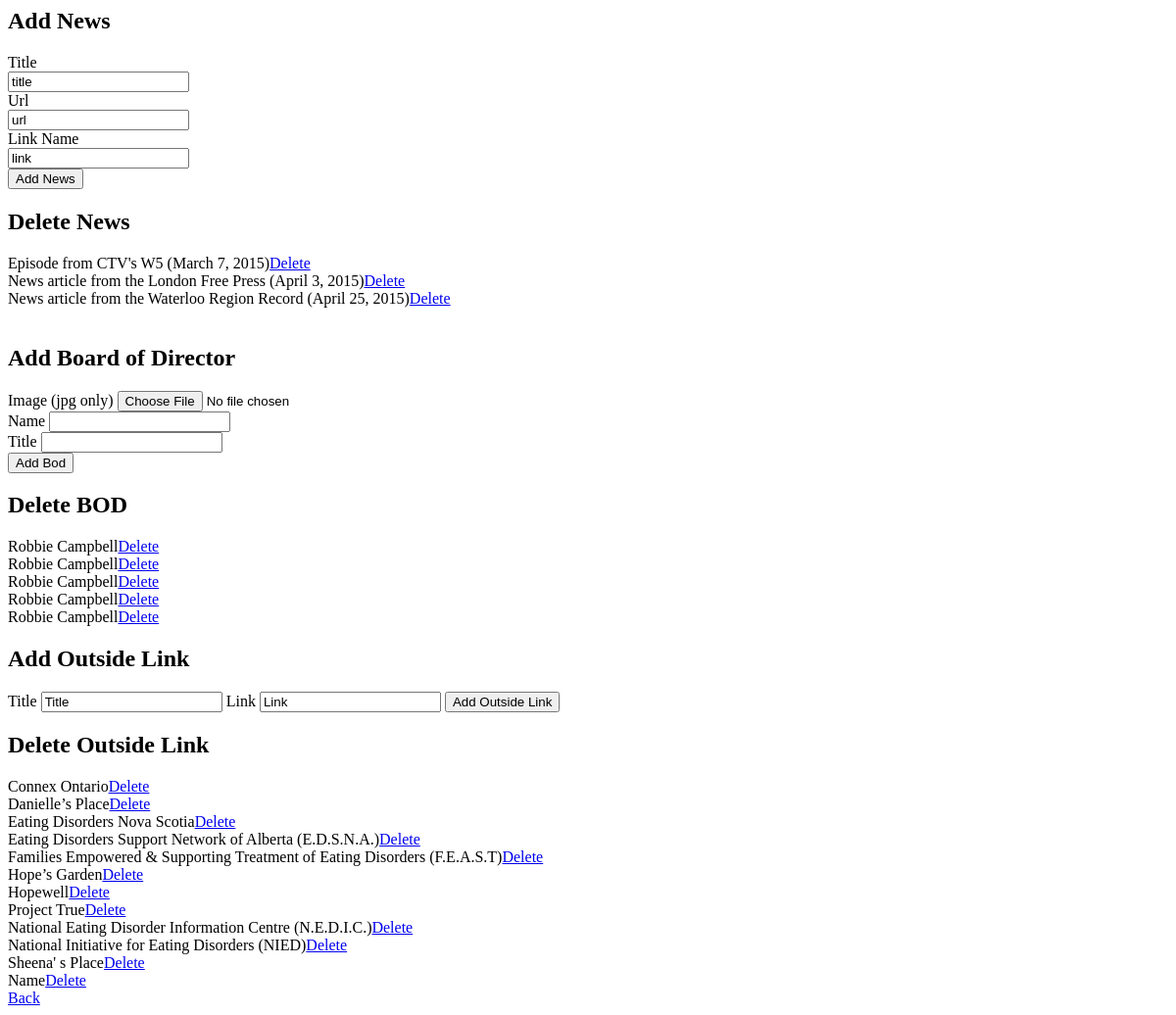
Before: /admin/admin_editfoundation.php with the older database file.
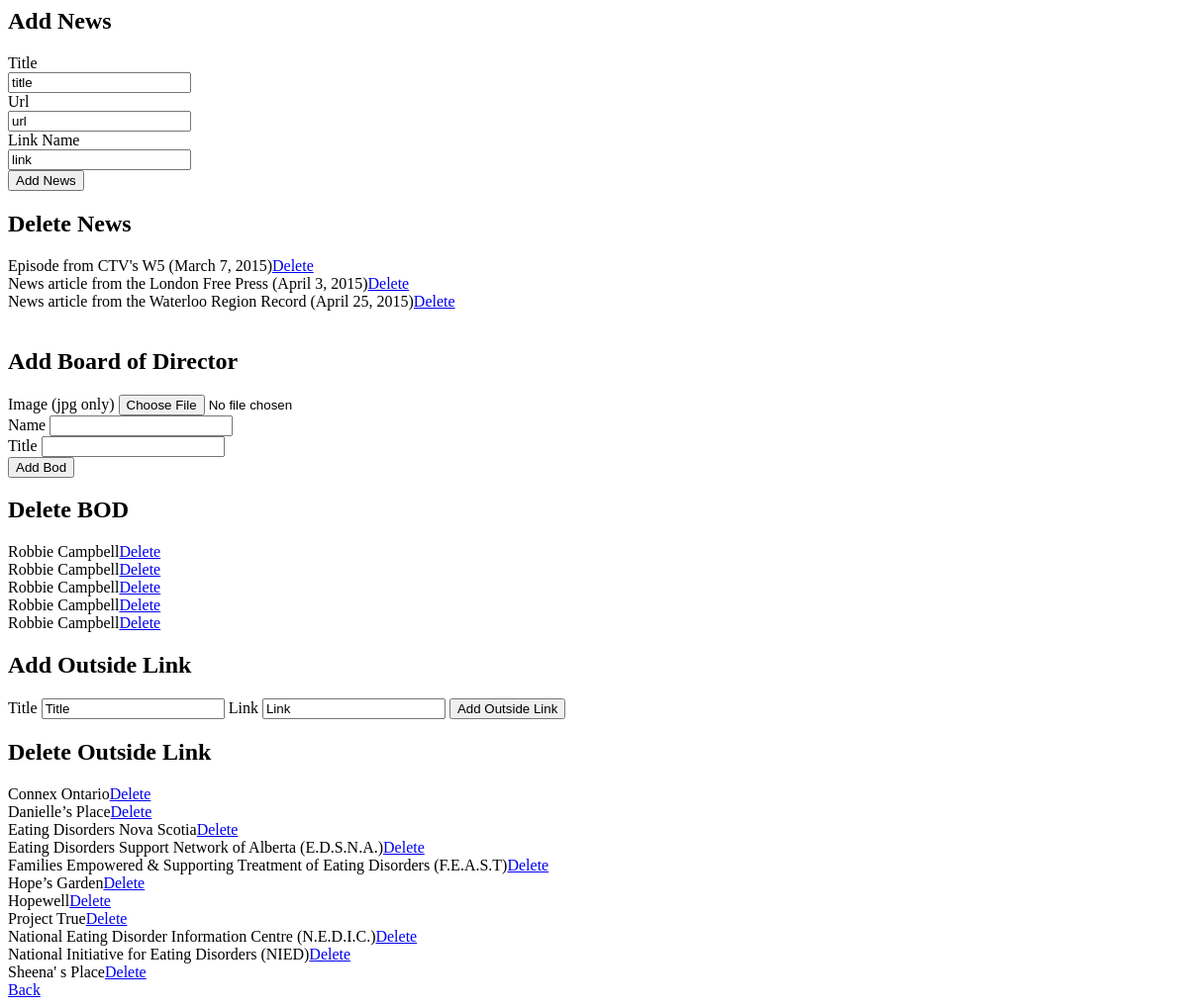
After: the same page with the newer database file.
### tables this page shows
CREATE TABLE IF NOT EXISTS tbl_news_updates (
  news_updates_id smallint(5) unsigned NOT NULL AUTO_INCREMENT,
  news_updates_title varchar(300) NOT NULL,
  news_updates_url varchar(300) NOT NULL,
  news_updates_link varchar(300) NOT NULL,
  PRIMARY KEY (news_updates_id)
);

CREATE TABLE IF NOT EXISTS tbl_bod (
  bod_id smallint(4) unsigned NOT NULL AUTO_INCREMENT,
  bod_img varchar(50) NOT NULL,
  bod_name varchar(100) NOT NULL,
  bod_title varchar(100) NOT NULL,
  PRIMARY KEY (bod_id)
);

CREATE TABLE IF NOT EXISTS tbl_oslink (
  oslink_id smallint(4) unsigned NOT NULL AUTO_INCREMENT,
  oslink_title varchar(200) NOT NULL,
  oslink_url varchar(100) NOT NULL,
  PRIMARY KEY (oslink_id)
);

### admin/includes/read.php (called while the page is built, shortened)
<?php
	function getAllNews($tblN, $idN) {
		include('connect.php');
		$newsquery = "SELECT * FROM {$tblN} ORDER BY {$idN} DESC";
		$newsRun = mysqli_query($link, $newsquery);
		if($newsRun){
			return $newsRun;
		}else{
			$error = "there was an error gathering data";
			return $error;
		}
	}
	function getAllbod($tblbod) {
		include('connect.php');
		$bodquery = "SELECT * FROM {$tblbod}";
		$runBod = mysqli_query($link, $bodquery);
		if($runBod){
			return $runBod;
		}else{
			$error = "there was an error gathering data";
			return $error;
		}
	}
	function getAllOS($tblO) {
		include ('connect.php');
		$osquery = "SELECT * FROM {$tblO}";
		$osRun = mysqli_query($link, $osquery);
		if($osRun) {
			return $osRun;
		}else{
			$error = "there was an error gathering data";
			return $error;
		}
	}
?>

### admin/admin_editfoundation.php (the view, shortened to what this page needs)
<?php
$tblN = "tbl_news_updates";
$idN = "news_updates_id";
$news = getAllNews($tblN, $idN);
$tblbod = "tbl_bod";
$bod = getAllbod($tblbod);
$tblO = "tbl_oslink";
$os = getAllOS($tblO);
 ?>
<html>
<head>
</head>
<body>
<h2>Add News</h2>
<form action="admin_editfoundation.php" method="post">
<label>Title</label><br>
<input type="text" name="title" value="title"><br>
<label>Url</label><br>
<input type="text" name="url" value="url"><br>
<label>Link Name</label><br>
<input type="text" name="link" value="link"><br>
<input type="submit" name="subNews" value="Add News">
</form>
<h2>Delete News</h2>
<?php
	while($row=mysqli_fetch_array($news)) {
		echo "{$row['news_updates_title']}";
		echo "<a href=\"includes/caller_news.php?caller_id=delete&id={$row['news_updates_id']}\">Delete</a><br>";
	}
 ?>
  <br>
 <h2>Add Board of Director</h2>
 <form action="admin_editfoundation.php" method="post" enctype="multipart/form-data">
<label>Image (jpg only)</label>
<input type="file" name="imageB" value=""><br>
<label>Name</label>
<input type="text" name="nameB" value=""><br>
<label>Title</label>
<input type="text" name="titleB" value=""><br>
<input type="submit" name="subBod" value="Add Bod">
 </form>
 <h2>Delete BOD</h2>
<?php
	while($row=mysqli_fetch_array($bod)) {
		echo "{$row['bod_name']}";
		echo "<a href=\"includes/caller_bod.php?caller_id=delete&id={$row['bod_id']}\">Delete</a><br>";
	}
 ?>
 <h2>Add Outside Link</h2>
 <form action="admin_editfoundation.php" method="post">
 	<label>Title</label>
 	<input type="text" name="nameO" value="Title">
  	<label>Link</label>
 	<input type="text" name="linkO" value="Link">
 	<input type="submit" name="subOs" value="Add Outside Link">
 </form>
 <h2>Delete Outside Link</h2>
<?php
	while($row=mysqli_fetch_array($os)) {
		echo "{$row['oslink_title']}";
		echo "<a href=\"includes/caller_linkos.php?caller_id=delete&id={$row['oslink_id']}\">Delete</a><br>";
	}
 ?>
  <a href="admin_index.php">Back</a>
</body>
</html>

Changed rows visible on the page:
removed tbl_oslink: oslink_title "Name"
